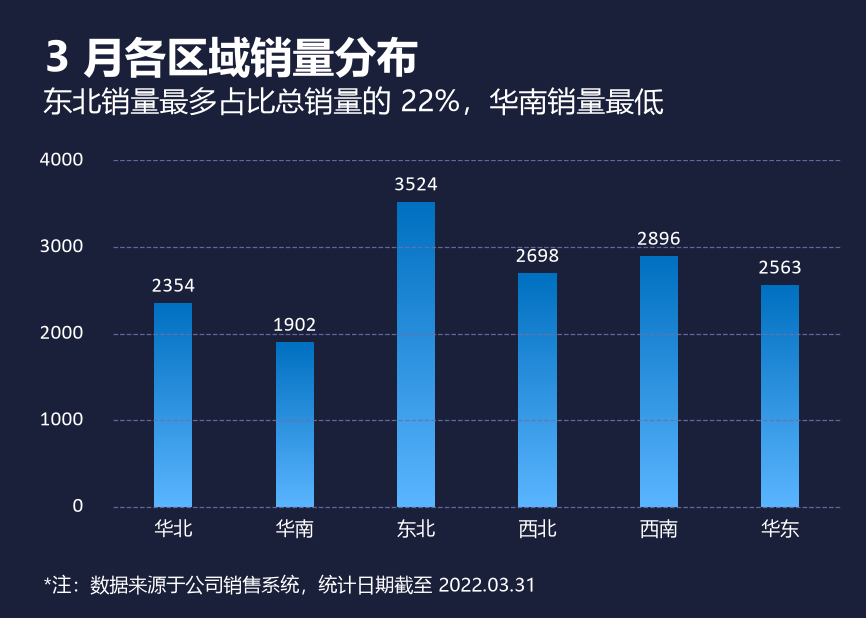

Here is the Python script that generated this plot:
# -*- coding: utf-8 -*-
import matplotlib
matplotlib.use('Agg')
import matplotlib.pyplot as plt
from matplotlib.font_manager import FontProperties
import numpy as np
from matplotlib.colors import LinearSegmentedColormap
from matplotlib.lines import Line2D

# 字体定义
f_title  = FontProperties(family='Microsoft YaHei', size=20, weight='bold')
f_sub    = FontProperties(family='Microsoft YaHei', size=14, weight='normal')
f_dlabel = FontProperties(family='Calibri', size=10)             # 数据标签(数字)
f_xlabel = FontProperties(family='Microsoft YaHei', size=9)      # 横轴(中文)
f_ylabel = FontProperties(family='Calibri', size=10)             # 纵轴(数字)
f_note   = FontProperties(family='Microsoft YaHei', size=9)      # 脚注

# 数据
regions = ['华北', '华南', '东北', '西北', '西南', '华东']
values  = [2354, 1902, 3524, 2698, 2896, 2563]

# 尺寸 14.68cm x 10.47cm
fig_w = 14.68 / 2.54
fig_h = 10.47 / 2.54
fig, ax = plt.subplots(figsize=(fig_w, fig_h), dpi=150)

# 颜色
bg_color   = '#1A1F3A'   # 深蓝背景
text_color = '#FFFFFF'   # 白色文字
grid_color = '#6A71A8'   # 网格线颜色（调亮）

fig.patch.set_facecolor(bg_color)
ax.set_facecolor(bg_color)

# 间隙宽度219% => 柱宽 = 1/(1+2.19)
bar_w = 1 / (1 + 2.19)

# 柱状图 - 使用渐变蓝色
x_pos = list(range(len(regions)))
bars = ax.bar(x_pos, values, width=bar_w, zorder=3)

# 为每个柱体创建垂直渐变效果（上深下浅：底部浅蓝 → 顶部标准蓝）
for bar in bars:
    bar.set_facecolor('none')
    x = bar.get_x()
    w = bar.get_width()
    h = bar.get_height()
    gradient = np.linspace(0, 1, 256).reshape(-1, 1)
    cmap_grad = LinearSegmentedColormap.from_list('blue_grad',
                                                   ['#5BB5FF', '#0070C0'])
    ax.imshow(gradient, extent=[x, x + w, 0, h], aspect='auto',
              cmap=cmap_grad, zorder=3, alpha=1.0, origin='lower')

# 数据标签（柱顶，白色）
for x, v in zip(x_pos, values):
    ax.text(x, v + 70, f'{v}', ha='center', va='bottom',
            fontproperties=f_dlabel, color=text_color, zorder=5)

# 横轴区域名称（微软雅黑，白色）
ax.set_xticks(x_pos)
ax.set_xticklabels(regions, fontproperties=f_xlabel, color=text_color)

# 纵轴设置
ax.set_ylim(0, 4000)
ax.set_yticks([0, 1000, 2000, 3000, 4000])
ax.set_yticklabels([])
ax.tick_params(axis='y', length=0, pad=6, labelleft=False)
ax.set_xlim(-0.5, len(regions) - 0.5)

# 纵轴刻度标签（置于 axes 左侧，靠近虚线）
for y_val, lbl in zip([0, 1000, 2000, 3000, 4000], ['0', '1000', '2000', '3000', '4000']):
    ax.text(-0.04, y_val, lbl, transform=ax.get_yaxis_transform(),
            ha='right', va='center', fontproperties=f_ylabel,
            color=text_color, zorder=10, clip_on=False)

# 虚线网格（每 1000 一条，zorder 高于柱子）
ax.xaxis.grid(False)
for y in [1000, 2000, 3000, 4000]:
    ax.axhline(y=y, linestyle='--', linewidth=0.6, color=grid_color,
               alpha=0.9, zorder=6)
# y=0 虚线：在 figure 层面绘制，避开 axes 边界渲染异常
fig.lines.append(Line2D([0.13, 0.97], [0.18, 0.18],
                        transform=fig.transFigure, linestyle='--',
                        linewidth=0.6, color=grid_color, alpha=0.9, zorder=6))

# 轴线：全部隐藏
ax.spines['top'].set_visible(False)
ax.spines['right'].set_visible(False)
ax.spines['left'].set_visible(False)
ax.spines['bottom'].set_visible(False)
ax.tick_params(axis='x', length=0, pad=6)

# 主标题（左对齐，加粗，白色）
fig.text(0.05, 0.94, '3 月各区域销量分布',
         ha='left', va='top', fontproperties=f_title, color=text_color)
# 副标题（不加粗，白色，与标题左对齐，距离增大）
fig.text(0.05, 0.86, '东北销量最多占比总销量的 22%，华南销量最低',
         ha='left', va='top', fontproperties=f_sub, color=text_color)

# 底部脚注（白色，与标题左对齐）
fig.text(0.05, 0.035, '*注：数据来源于公司销售系统，统计日期截至 2022.03.31',
         ha='left', va='bottom', fontproperties=f_note, color=text_color)

plt.subplots_adjust(left=0.13, right=0.97, top=0.74, bottom=0.18)
plt.savefig('渐变2.png', facecolor=bg_color, dpi=150)
print('saved 渐变2.png')
